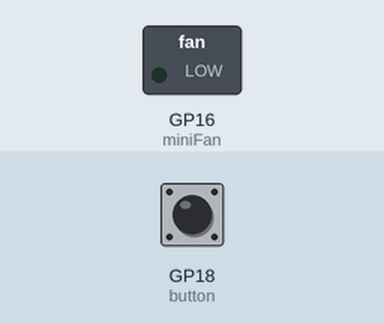
The program below on a simulated Raspberry Pi Pico running MicroPython. Parts: switched loads named in the program (green lamp = pin HIGH). Dashed ring = blinking. The inputs (shaded band) are chosen by the test bench; at power-on: GP18 (button) LOW.

Above: at 1.2 s.
1.3 s: GP18 (button) pulled HIGH for 1 s
At 1.55 s:
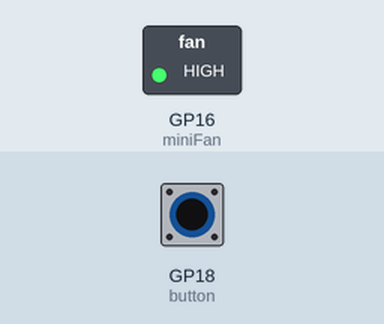
4.3 s: GP18 (button) pulled HIGH for 3.2 s
At 7.9 s:
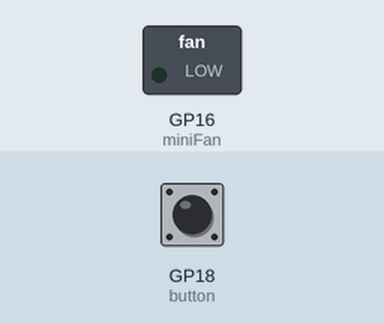
Timing chart, 0 to 9.4 s (numbered marks = the images above; inputs shaded):
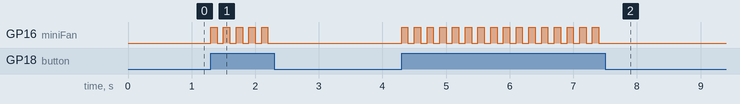

Measured:
- after the input at 1.3 s, GP16 (miniFan): alternates HIGH for 0.10 s and LOW for 0.10 s, 10 changes in all, then stays LOW, starting at once
- after the input at 4.3 s, GP16 (miniFan): alternates HIGH for 0.10 s and LOW for 0.10 s, 32 changes in all, then stays LOW, starting at once

The program:

L11_minifan.py
```python
import machine
import utime
button = machine.Pin(18, machine.Pin.IN)
miniFan = machine.Pin(16, machine.Pin.OUT)
val = 0
while True:
    val = button.value()
    if val == 1:
        miniFan.toggle()
        utime.sleep_ms(100)
```
